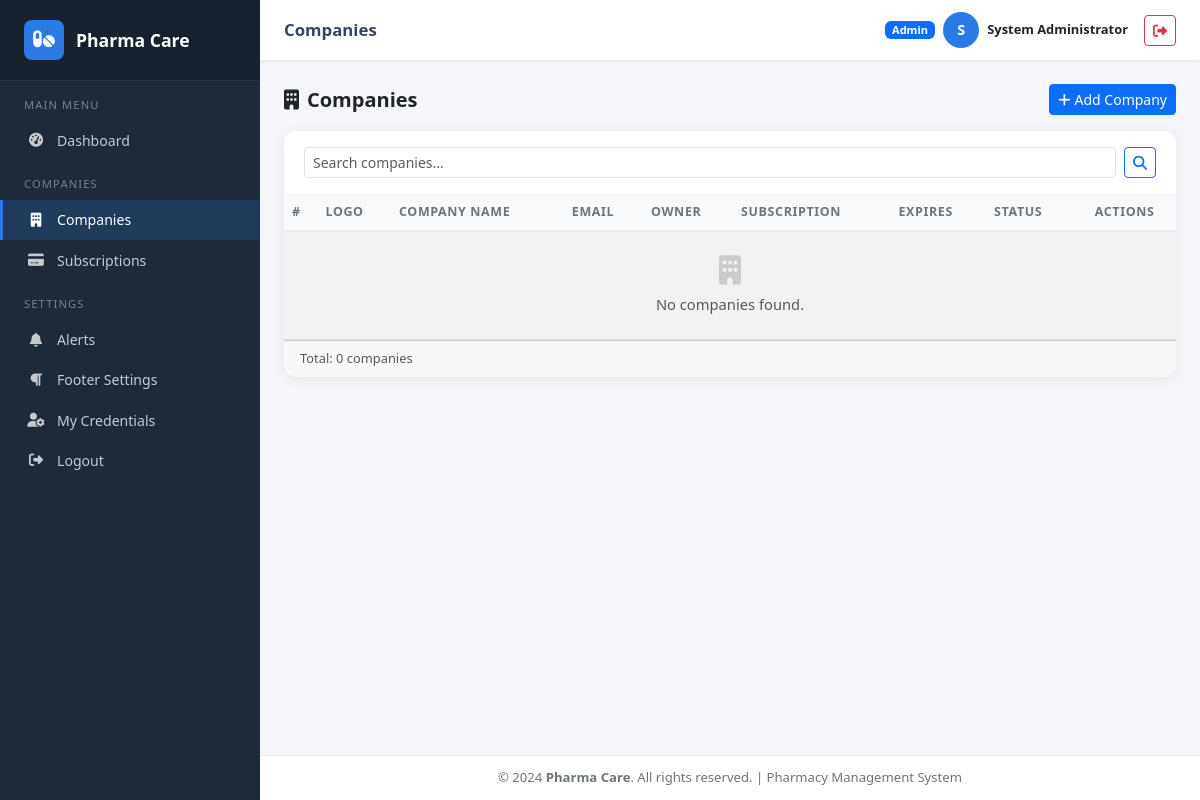
Screenshot of /admin/companies.php (signed in) with the database file from the repository.
### tables this page shows
CREATE TABLE IF NOT EXISTS users (
    id INT AUTO_INCREMENT PRIMARY KEY,
    username VARCHAR(100) NOT NULL UNIQUE,
    password VARCHAR(255) NOT NULL,
    email VARCHAR(150) NOT NULL UNIQUE,
    full_name VARCHAR(150),
    role ENUM('admin','owner','manager') NOT NULL DEFAULT 'manager',
    company_id INT NULL,
    is_active TINYINT(1) DEFAULT 1,
    created_at TIMESTAMP DEFAULT CURRENT_TIMESTAMP,
    updated_at TIMESTAMP DEFAULT CURRENT_TIMESTAMP ON UPDATE CURRENT_TIMESTAMP
);

CREATE TABLE IF NOT EXISTS footer_settings (
    id INT AUTO_INCREMENT PRIMARY KEY,
    content TEXT NOT NULL,
    updated_at TIMESTAMP DEFAULT CURRENT_TIMESTAMP ON UPDATE CURRENT_TIMESTAMP
);

### includes/functions.php (called while the page is built, shortened)
<?php
function sanitize($input) {
    return htmlspecialchars(trim($input), ENT_QUOTES, 'UTF-8');
}
function getFooterContent($conn) {
    $result = $conn->query("SELECT content FROM footer_settings WHERE id = 1 LIMIT 1");
    if ($result && $row = $result->fetch_assoc()) {
        return $row['content'];
    }
    return '&copy; ' . date('Y') . ' Pharma Care. All rights reserved.';
}

### includes/auth.php (called while the page is built, shortened)
<?php
function getCurrentUser($conn) {
    $stmt = $conn->prepare("SELECT id, username, email, full_name, role, company_id, is_active FROM users WHERE id = ? AND is_active = 1");
    $stmt->bind_param('i', $_SESSION['user_id']);
    $stmt->execute();
    $result = $stmt->get_result();
    $user = $result->fetch_assoc();
    return $user;
}

### admin/layout-top.php (the view, shortened to what this page needs)
<?php
$currentUser = getCurrentUser($conn);
$footer      = getFooterContent($conn);
?>
<div class="sidebar" id="sidebar">
    <a href="dashboard.php" class="sidebar-brand">
        <div class="brand-icon"><i class="fas fa-pills"></i></div>
        <span><?= SITE_NAME ?></span>
    </a>
    <div class="sidebar-section">Main Menu</div>
    <nav>
        <a href="dashboard.php" class="<?= $activePage === 'dashboard' ? 'active' : '' ?>">
            <i class="fas fa-tachometer-alt"></i> Dashboard
        </a>
    </nav>
    <div class="sidebar-section">Companies</div>
    <nav>
        <a href="companies.php" class="<?= $activePage === 'companies' ? 'active' : '' ?>">
            <i class="fas fa-building"></i> Companies
        </a>
        <a href="subscriptions.php" class="<?= $activePage === 'subscriptions' ? 'active' : '' ?>">
            <i class="fas fa-credit-card"></i> Subscriptions
        </a>
    </nav>
    <div class="sidebar-section">Settings</div>
    <nav>
        <a href="alerts.php" class="<?= $activePage === 'alerts' ? 'active' : '' ?>">
            <i class="fas fa-bell"></i> Alerts
        </a>
        <a href="footer-settings.php" class="<?= $activePage === 'footer' ? 'active' : '' ?>">
            <i class="fas fa-paragraph"></i> Footer Settings
        </a>
        <a href="profile.php" class="<?= $activePage === 'profile' ? 'active' : '' ?>">
            <i class="fas fa-user-cog"></i> My Credentials
        </a>
        <a href="../logout.php">
            <i class="fas fa-sign-out-alt"></i> Logout
        </a>
    </nav>
</div>
<div class="main-wrapper">
    <div class="topbar">
        <div class="d-flex align-items-center gap-3">
            <h6 class="page-title"><?= sanitize($pageTitle) ?></h6>
        </div>
        <div class="d-flex align-items-center gap-2">
            <span class="badge bg-primary">Admin</span>
            <div class="avatar-circle"><?= strtoupper(substr($currentUser['full_name'] ?? $currentUser['username'], 0, 1)) ?></div>
            <span class="fw-semibold small d-none d-sm-inline"><?= sanitize($currentUser['full_name'] ?? $currentUser['username']) ?></span>
            <a href="../logout.php" class="btn btn-sm btn-outline-danger ms-2">
                <i class="fas fa-sign-out-alt"></i>
            </a>
        </div>
    </div>
    <div class="main-content">

### admin/layout-bottom.php (shortened to what this page needs)
    </div>
    <footer class="site-footer">
        <?= $footer ?>
    </footer>
</div>
</body>
</html>

### assets/css/style.css (style rules this page uses)
:root { --primary: #2c7be5; --secondary: #00b4d8; --success: #27ae60; --warning: #f39c12; --danger: #e74c3c; --sidebar-bg: #1e2a3a; --sidebar-hover: #2d3f56; --sidebar-active: #2c7be5; --bg-light: #f4f6f9; --text-muted: #6c757d; }
body { background-color: var(--bg-light); font-family: 'Segoe UI', system-ui, sans-serif; font-size: 0.92rem; }
.sidebar { width: 260px; min-height: 100vh; background: var(--sidebar-bg); color: #fff; position: fixed; top: 0; left: 0; z-index: 1040; display: flex; flex-direction: column; transition: transform .25s ease; overflow-y: auto; }
.sidebar-brand { padding: 1.25rem 1.5rem; background: rgba(0,0,0,.2); display: flex; align-items: center; gap: .75rem; text-decoration: none; color: #fff; font-weight: 700; font-size: 1.1rem; border-bottom: 1px solid rgba(255,255,255,.08); }
.sidebar-brand .brand-icon { width: 40px; height: 40px; border-radius: 8px; background: var(--primary); display: flex; align-items: center; justify-content: center; font-size: 1.2rem; }
.sidebar-section { font-size: .7rem; text-transform: uppercase; letter-spacing: .1em; color: rgba(255,255,255,.4); padding: 1rem 1.5rem .4rem; }
.sidebar nav a { display: flex; align-items: center; gap: .75rem; padding: .6rem 1.5rem; color: rgba(255,255,255,.75); text-decoration: none; border-left: 3px solid transparent; transition: all .18s; font-size: .88rem; }
.sidebar nav a i { width: 18px; text-align: center; }
.sidebar nav a.active { background: rgba(44,123,229,.2); color: #fff; border-left-color: var(--primary); }
.main-wrapper { margin-left: 260px; display: flex; flex-direction: column; min-height: 100vh; }
.topbar { background: #fff; box-shadow: 0 1px 4px rgba(0,0,0,.08); padding: .75rem 1.5rem; position: sticky; top: 0; z-index: 1030; display: flex; align-items: center; justify-content: space-between; }
.topbar .page-title { font-size: 1.05rem; font-weight: 600; color: #344563; margin: 0; }
.main-content { padding: 1.5rem; flex: 1; }
.site-footer { background: #fff; border-top: 1px solid #e9ecef; padding: .75rem 1.5rem; font-size: .82rem; color: var(--text-muted); text-align: center; }
.avatar-circle { width: 36px; height: 36px; border-radius: 50%; background: var(--primary); color: #fff; display:inline-flex; align-items:center; justify-content:center; font-weight:700; font-size:.9rem; }

### rows the page displays
users: full_name "S", full_name "System Administrator"
footer_settings: content "© 2024 Pharma Care . All rights reserved. | Pharmacy Management System"

### other values shown
SITE_NAME "Pharma Care"
$pageTitle "Companies"
count($companies) "0"
